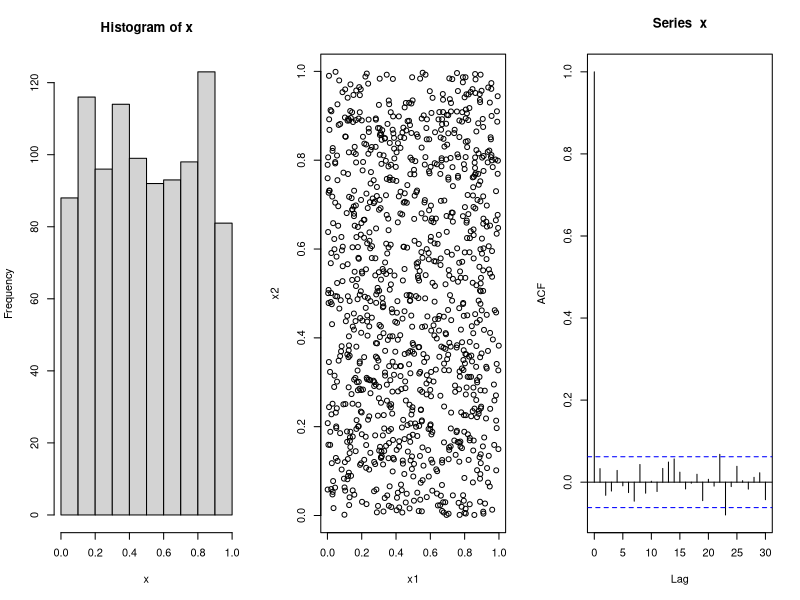
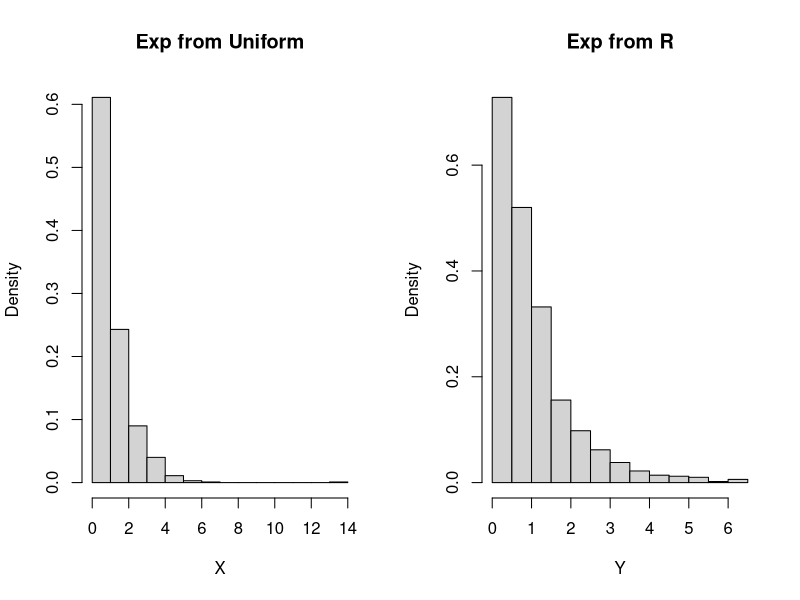

Write R code to recreate these figures, in order.
## ---- chunk 1
knitr::opts_chunk$set(echo = TRUE)
## ---- chunk 2
Nsim = 1000
x = runif(Nsim)
x1 = x[-Nsim]
x2 = x[-1]
par(mfrow = c(1,3))
hist(x)
plot(x1,x2)
acf(x)
## ---- chunk 3
Nsim = 1000
U = runif(Nsim)
X = -log(U)
Y = rexp(Nsim)
par(mfrow = c(1,2))
hist(X, freq = F, main = "Exp from Uniform")
hist(Y, freq = F, main = "Exp from R")
